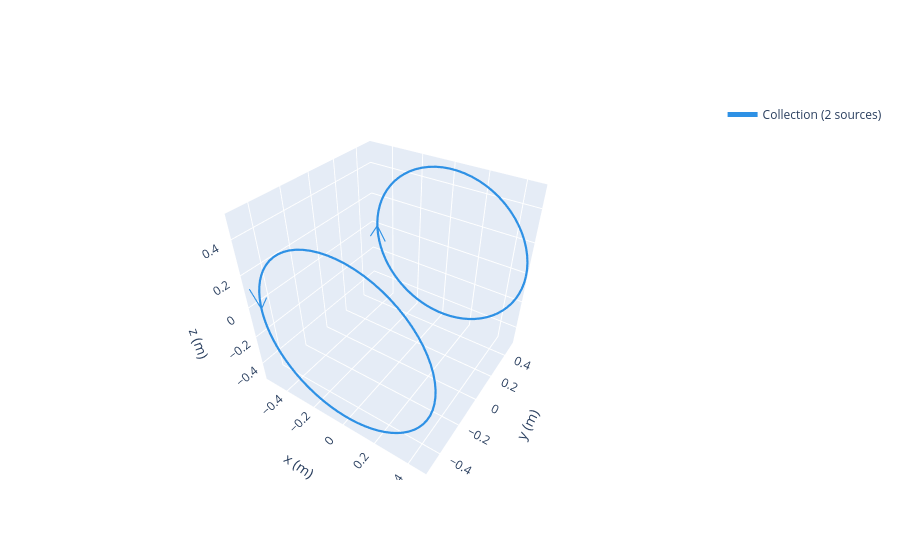

The notebook cell saved with this chart:
### Code cell
y1 = Circle(current=-a, diameter=dia).move([0,-(d),0]).rotate_from_angax(-90, [1, 0, 0])
y2 = Circle(current=a, diameter=dia).move([0,(d),0]).rotate_from_angax(-90, [1, 0, 0])
collection = mp.Collection([y1, y2])
mp.show(collection)

### Figure 1 — Plotly figure (JSON) as saved in the notebook; plotly's stock layout.template omitted (floating-point values rounded to 4 significant figures; data arrays with more than 128 entries replaced by an {"elided": "..."} marker saying what was removed)
{"data": [{"legendgroup": "Collection(id=4862125200)", "mode": "lines", "name": "Collection (2 sources)", "opacity": 1, "showlegend": true, "x": [-0.56, -0.5, -0.44, NaN, -0.56, -0.5, -0.44, NaN], "y": [-0.5, -0.5, -0.5, NaN, 0.5, 0.5, 0.5, NaN], "z": [0.1, -6.123e-17, 0.1, NaN, -0.1, -6.123e-17, -0.1, NaN], "type": "scatter3d", "line": {"width": 2.2, "dash": "solid", "color": "#2e91e5"}}, {"legendgroup": "Collection(id=4862125200)", "mode": "lines", "name": "Collection (2 sources)", "opacity": 1, "showlegend": false, "x": {"elided": "146 float values"}, "y": {"elided": "146 float values"}, "z": {"elided": "146 float values"}, "type": "scatter3d", "line": {"width": 4.4, "dash": "solid", "color": "#2e91e5"}}], "layout": {"scene": {"xaxis": {"range": [-0.56, 0.5], "autorange": false, "title": {"text": "x (m)"}}, "yaxis": {"range": [-0.53, 0.53], "autorange": false, "title": {"text": "y (m)"}}, "zaxis": {"range": [-0.53, 0.53], "autorange": false, "title": {"text": "z (m)"}}, "aspectratio": {"x": 1, "y": 1, "z": 1}, "camera": {"eye": {"x": 1, "y": -1.5, "z": 1.4}}, "aspectmode": "manual"}, "legend": {"itemsizing": "constant"}}}
